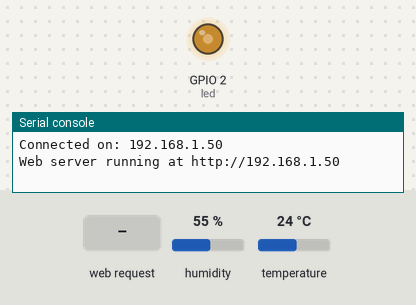
Recording of a program running on a simulated ESP32 board running MicroPython. Shown: output pins drawn as LEDs (lit = HIGH), the last lines printed to the serial console. The test bench sets the inputs (shaded band); at power-on: humidity 55 %, temperature 24 °C. WiFi joins after 1.5 s.

Above: at 2.7 s.
2.8 s: HTTP request GET /led?state=on received
At 3.7 s:
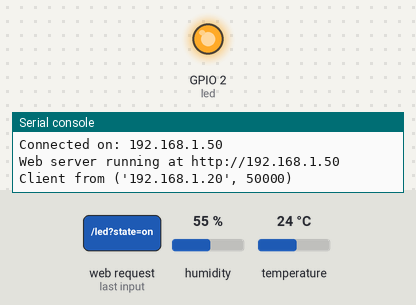
4.3 s: HTTP request GET /led?state=off received
At 4.8 s:
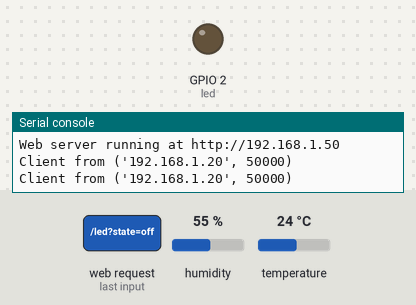
5.8 s: HTTP request GET /slider?val=90 received
At 7.2 s:
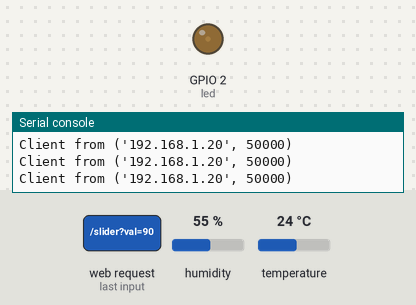
Timing chart, 0 to 8.8 s (numbered marks = the images above; inputs shaded):
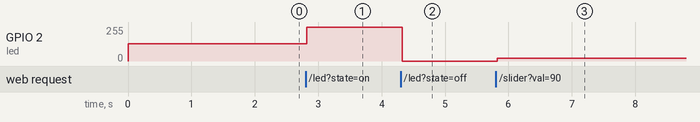

The program:

iot_dashboard.py
```python
import network
import socket
import time
import dht
from machine import Pin, PWM

# === Wi-Fi Settings ===
ssid = 'YourSSID'
password = 'YourPassword'

# === Setup Pins ===
led = PWM(Pin(2), freq=1000)  # LED or relay
sensor = dht.DHT22(Pin(4))    # DHT22 sensor

# === Connect to Wi-Fi ===
wlan = network.WLAN(network.STA_IF)
wlan.active(True)
if not wlan.isconnected():
    wlan.connect(ssid, password)
    while not wlan.isconnected():
        time.sleep(0.5)

ip = wlan.ifconfig()[0]
print('Connected on:', ip)

# === HTML Web Page Template ===
def webpage(temp="--", hum="--", brightness=512):
    return """<!DOCTYPE html>
<html>
<head>
    <title>ESP32 IoT Dashboard</title>
</head>
<body>
    <h2>ESP32 IoT Control</h2>
    <p>Temperature: {} °C</p>
    <p>Humidity: {} %</p>
    <form action="/led" method="get">
        <button name="state" value="on">LED ON</button>
        <button name="state" value="off">LED OFF</button>
    </form>
    <form action="/slider" method="get">
        <input type="range" name="val" min="0" max="1023" value="{}">
        <input type="submit" value="Set Brightness">
    </form>
</body>
</html>""".format(temp, hum, brightness)

# === Web Server ===
s = socket.socket()
s.bind(('0.0.0.0', 80))
s.listen(1)
print("Web server running at http://{}".format(ip))

brightness = 512  # Default PWM value
led.duty(brightness)

while True:
    cl, addr = s.accept()
    print("Client from", addr)
    request = cl.recv(1024).decode()

    # === Sensor Reading ===
    try:
        sensor.measure()
        temp = sensor.temperature()
        hum = sensor.humidity()
    except:
        temp = hum = "--"

    # === Handle LED Button ===
    if "/led?state=on" in request:
        led.duty(1023)
    elif "/led?state=off" in request:
        led.duty(0)

    # === Handle Slider ===
    if "/slider?val=" in request:
        try:
            val_str = request.split("val=")[1].split(" ")[0]
            brightness = int(val_str)
            led.duty(brightness)
        except:
            pass

    response = webpage(temp, hum, brightness)
    cl.send('HTTP/1.0 200 OK\r\nContent-type: text/html\r\n\r\n')
    cl.send(response)
    cl.close()
```

Measured:
- after the input at 2.8 s, GPIO 2 (led): 128/255 → 255/255 at once
- after the input at 4.3 s, GPIO 2 (led): 255/255 → 0/255 at once
- after the input at 5.8 s, GPIO 2 (led): 0/255 → 22/255 at once
